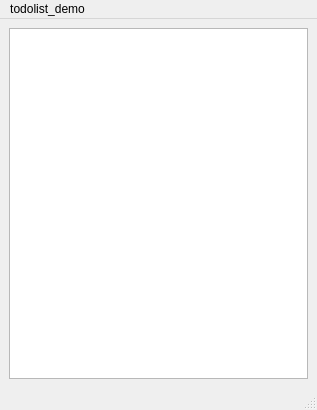
<?xml version="1.0" encoding="UTF-8"?>
<ui version="4.0">
 <class>MainWindow</class>
 <widget class="QMainWindow" name="MainWindow">
  <property name="geometry">
   <rect>
    <x>0</x>
    <y>0</y>
    <width>317</width>
    <height>410</height>
   </rect>
  </property>
  <property name="sizePolicy">
   <sizepolicy hsizetype="Expanding" vsizetype="Expanding">
    <horstretch>0</horstretch>
    <verstretch>0</verstretch>
   </sizepolicy>
  </property>
  <property name="font">
   <font>
    <family>Microsoft YaHei UI</family>
   </font>
  </property>
  <property name="windowTitle">
   <string>MainWindow</string>
  </property>
  <widget class="QWidget" name="centralwidget">
   <property name="sizePolicy">
    <sizepolicy hsizetype="Expanding" vsizetype="Expanding">
     <horstretch>0</horstretch>
     <verstretch>0</verstretch>
    </sizepolicy>
   </property>
   <layout class="QGridLayout" name="gridLayout">
    <item row="0" column="0">
     <widget class="QTextEdit" name="textEdit"/>
    </item>
   </layout>
  </widget>
  <widget class="QMenuBar" name="menubar">
   <property name="geometry">
    <rect>
     <x>0</x>
     <y>0</y>
     <width>317</width>
     <height>25</height>
    </rect>
   </property>
   <property name="sizePolicy">
    <sizepolicy hsizetype="Expanding" vsizetype="Expanding">
     <horstretch>0</horstretch>
     <verstretch>0</verstretch>
    </sizepolicy>
   </property>
   <widget class="QMenu" name="menutodolist_demo">
    <property name="sizePolicy">
     <sizepolicy hsizetype="Expanding" vsizetype="Expanding">
      <horstretch>0</horstretch>
      <verstretch>0</verstretch>
     </sizepolicy>
    </property>
    <property name="title">
     <string>todolist_demo</string>
    </property>
   </widget>
   <addaction name="menutodolist_demo"/>
  </widget>
  <widget class="QStatusBar" name="statusbar">
   <property name="sizePolicy">
    <sizepolicy hsizetype="Expanding" vsizetype="Expanding">
     <horstretch>0</horstretch>
     <verstretch>0</verstretch>
    </sizepolicy>
   </property>
  </widget>
 </widget>
 <resources/>
 <connections/>
</ui>
